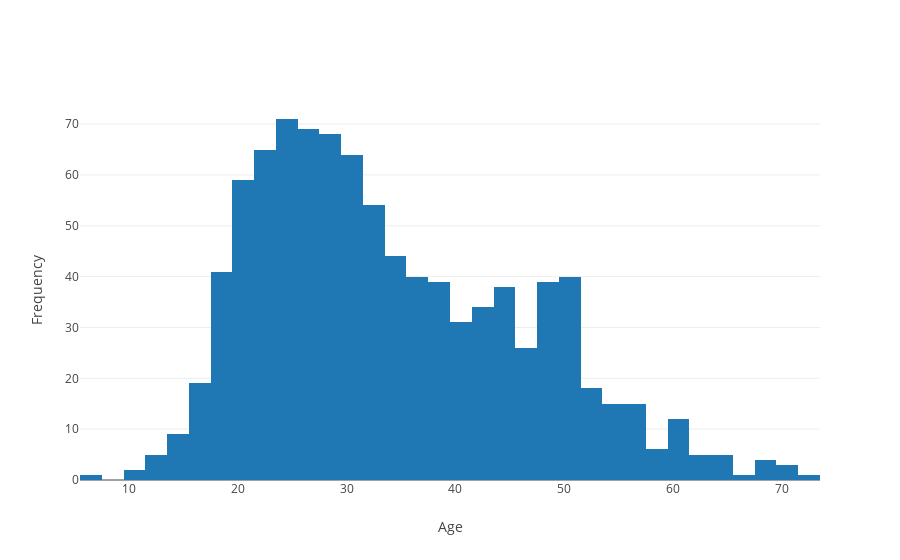

Here is the notebook cell this chart was saved with:
### Markdown cell above
#### Plotting Distribution of Age group among the users who gave ratings

### Code cell
data = [go.Histogram(x = user_df.age)]
layout = dict(xaxis = dict(title = 'Age'),
              yaxis = dict(title = 'Frequency'),
              )
fig = dict(data = data, layout = layout)
plot.iplot(fig, filename='Age histogram')

### Figure 1 — Plotly figure (JSON) as saved in the notebook; plotly's stock layout.template omitted (floating-point values rounded to 4 significant figures; data arrays with more than 128 entries replaced by an {"elided": "..."} marker saying what was removed)
{"data": [{"type": "histogram", "x": {"elided": "943 int values"}}], "layout": {"xaxis": {"title": "Age"}, "yaxis": {"title": "Frequency"}}}
